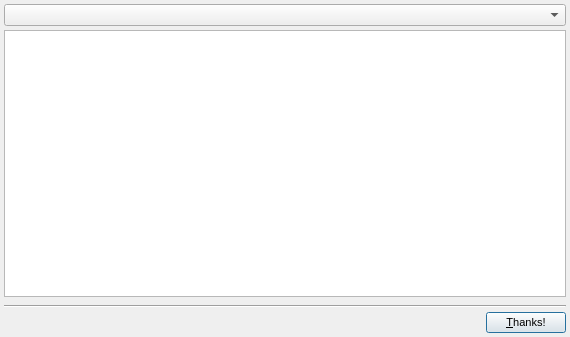
<?xml version="1.0" encoding="UTF-8"?>
<ui version="4.0">
 <class>AboutPluginsDialog</class>
 <widget class="QDialog" name="AboutPluginsDialog">
  <property name="geometry">
   <rect>
    <x>0</x>
    <y>0</y>
    <width>570</width>
    <height>337</height>
   </rect>
  </property>
  <property name="font">
   <font>
    <pointsize>8</pointsize>
   </font>
  </property>
  <property name="windowTitle">
   <string>About Plugins</string>
  </property>
  <property name="windowIcon">
   <iconset resource="icons.qrc">
    <normaloff>:/aten/icons/aten_aboutplugins.svg</normaloff>:/aten/icons/aten_aboutplugins.svg</iconset>
  </property>
  <layout class="QVBoxLayout" name="verticalLayout">
   <property name="spacing">
    <number>4</number>
   </property>
   <property name="leftMargin">
    <number>4</number>
   </property>
   <property name="topMargin">
    <number>4</number>
   </property>
   <property name="rightMargin">
    <number>4</number>
   </property>
   <property name="bottomMargin">
    <number>4</number>
   </property>
   <item>
    <widget class="QComboBox" name="TypeCombo"/>
   </item>
   <item>
    <widget class="QTreeWidget" name="PluginsTree">
     <attribute name="headerVisible">
      <bool>false</bool>
     </attribute>
     <column>
      <property name="text">
       <string notr="true">1</string>
      </property>
     </column>
    </widget>
   </item>
   <item>
    <widget class="QCustomPlot" name="widget" native="true"/>
   </item>
   <item>
    <widget class="Line" name="line">
     <property name="orientation">
      <enum>Qt::Horizontal</enum>
     </property>
    </widget>
   </item>
   <item>
    <layout class="QHBoxLayout" name="horizontalLayout">
     <item>
      <spacer name="horizontalSpacer">
       <property name="orientation">
        <enum>Qt::Horizontal</enum>
       </property>
       <property name="sizeHint" stdset="0">
        <size>
         <width>40</width>
         <height>20</height>
        </size>
       </property>
      </spacer>
     </item>
     <item>
      <widget class="QPushButton" name="CloseButton">
       <property name="text">
        <string>&amp;Thanks!</string>
       </property>
      </widget>
     </item>
    </layout>
   </item>
  </layout>
 </widget>
 <customwidgets>
  <customwidget>
   <class>QCustomPlot</class>
   <extends>QWidget</extends>
   <header>gui/qcustomplot/qcustomplot.hui</header>
   <container>1</container>
  </customwidget>
 </customwidgets>
 <resources>
  <include location="icons.qrc"/>
 </resources>
 <connections/>
</ui>
